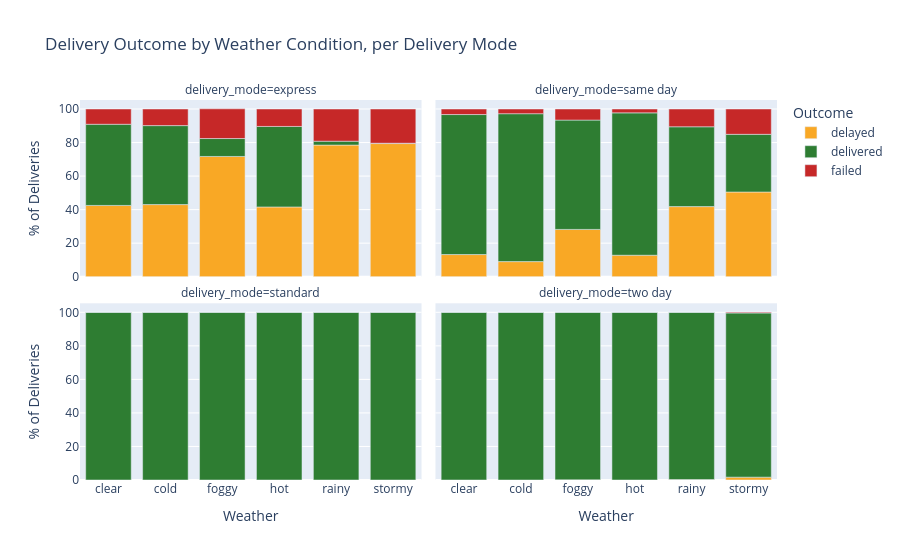

Notebook code cell kept with this figure:
### Markdown cell above
## Figure 7 -- Interactive Weather x Mode Breakdown (Dashboard-Ready)

A Plotly version of Figure 3 with hover interactivity, built for reuse
directly inside the Streamlit dashboard rather than as a
static report image.

### Code cell
interactive_fig = plotly_weather_mode_interactive(df)
interactive_fig.write_html(FIGURES_DIR / "fig07_weather_mode_interactive.html")
interactive_fig.show()

### Figure 1 — Plotly figure (JSON) as saved in the notebook; plotly's stock layout.template omitted (floating-point values rounded to 4 significant figures)
{"data": [{"hovertemplate": "Outcome=delayed<br>delivery_mode=express<br>Weather=%{x}<br>% of Deliveries=%{y}<extra></extra>", "legendgroup": "delayed", "marker": {"color": "#F9A825", "pattern": {"shape": ""}}, "name": "delayed", "orientation": "v", "showlegend": true, "textposition": "auto", "type": "bar", "x": ["clear", "cold", "foggy", "hot", "rainy", "stormy"], "xaxis": "x3", "y": [42.5, 43.0, 71.7, 41.6, 78.5, 79.4], "yaxis": "y3"}, {"hovertemplate": "Outcome=delayed<br>delivery_mode=same day<br>Weather=%{x}<br>% of Deliveries=%{y}<extra></extra>", "legendgroup": "delayed", "marker": {"color": "#F9A825", "pattern": {"shape": ""}}, "name": "delayed", "orientation": "v", "showlegend": false, "textposition": "auto", "type": "bar", "x": ["clear", "cold", "foggy", "hot", "rainy", "stormy"], "xaxis": "x4", "y": [13.2, 9.0, 28.2, 12.8, 41.8, 50.5], "yaxis": "y4"}, {"hovertemplate": "Outcome=delayed<br>delivery_mode=standard<br>Weather=%{x}<br>% of Deliveries=%{y}<extra></extra>", "legendgroup": "delayed", "marker": {"color": "#F9A825", "pattern": {"shape": ""}}, "name": "delayed", "orientation": "v", "showlegend": false, "textposition": "auto", "type": "bar", "x": ["clear", "cold", "foggy", "hot", "rainy", "stormy"], "xaxis": "x", "y": [0.0, 0.0, 0.0, 0.0, 0.0, 0.0], "yaxis": "y"}, {"hovertemplate": "Outcome=delayed<br>delivery_mode=two day<br>Weather=%{x}<br>% of Deliveries=%{y}<extra></extra>", "legendgroup": "delayed", "marker": {"color": "#F9A825", "pattern": {"shape": ""}}, "name": "delayed", "orientation": "v", "showlegend": false, "textposition": "auto", "type": "bar", "x": ["clear", "cold", "foggy", "hot", "rainy", "stormy"], "xaxis": "x2", "y": [0.0, 0.0, 0.1, 0.0, 0.3, 1.7], "yaxis": "y2"}, {"hovertemplate": "Outcome=delivered<br>delivery_mode=express<br>Weather=%{x}<br>% of Deliveries=%{y}<extra></extra>", "legendgroup": "delivered", "marker": {"color": "#2E7D32", "pattern": {"shape": ""}}, "name": "delivered", "orientation": "v", "showlegend": true, "textposition": "auto", "type": "bar", "x": ["clear", "cold", "foggy", "hot", "rainy", "stormy"], "xaxis": "x3", "y": [48.4, 47.1, 10.7, 48.0, 2.3, 0.2], "yaxis": "y3"}, {"hovertemplate": "Outcome=delivered<br>delivery_mode=same day<br>Weather=%{x}<br>% of Deliveries=%{y}<extra></extra>", "legendgroup": "delivered", "marker": {"color": "#2E7D32", "pattern": {"shape": ""}}, "name": "delivered", "orientation": "v", "showlegend": false, "textposition": "auto", "type": "bar", "x": ["clear", "cold", "foggy", "hot", "rainy", "stormy"], "xaxis": "x4", "y": [83.5, 88.2, 65.2, 84.9, 47.6, 34.4], "yaxis": "y4"}, {"hovertemplate": "Outcome=delivered<br>delivery_mode=standard<br>Weather=%{x}<br>% of Deliveries=%{y}<extra></extra>", "legendgroup": "delivered", "marker": {"color": "#2E7D32", "pattern": {"shape": ""}}, "name": "delivered", "orientation": "v", "showlegend": false, "textposition": "auto", "type": "bar", "x": ["clear", "cold", "foggy", "hot", "rainy", "stormy"], "xaxis": "x", "y": [100.0, 100.0, 100.0, 100.0, 100.0, 100.0], "yaxis": "y"}, {"hovertemplate": "Outcome=delivered<br>delivery_mode=two day<br>Weather=%{x}<br>% of Deliveries=%{y}<extra></extra>", "legendgroup": "delivered", "marker": {"color": "#2E7D32", "pattern": {"shape": ""}}, "name": "delivered", "orientation": "v", "showlegend": false, "textposition": "auto", "type": "bar", "x": ["clear", "cold", "foggy", "hot", "rainy", "stormy"], "xaxis": "x2", "y": [100.0, 100.0, 99.9, 100.0, 99.7, 97.9], "yaxis": "y2"}, {"hovertemplate": "Outcome=failed<br>delivery_mode=express<br>Weather=%{x}<br>% of Deliveries=%{y}<extra></extra>", "legendgroup": "failed", "marker": {"color": "#C62828", "pattern": {"shape": ""}}, "name": "failed", "orientation": "v", "showlegend": true, "textposition": "auto", "type": "bar", "x": ["clear", "cold", "foggy", "hot", "rainy", "stormy"], "xaxis": "x3", "y": [9.1, 9.9, 17.7, 10.4, 19.2, 20.4], "yaxis": "y3"}, {"hovertemplate": "Outcome=failed<br>delivery_mode=same day<br>Weather=%{x}<br>% of Deliveries=%{y}<extra></extra>", "legendgroup": "failed", "marker": {"color": "#C62828", "pattern": {"shape": ""}}, "name": "failed", "orientation": "v", "showlegend": false, "textposition": "auto", "type": "bar", "x": ["clear", "cold", "foggy", "hot", "rainy", "stormy"], "xaxis": "x4", "y": [3.3, 2.8, 6.6, 2.3, 10.6, 15.1], "yaxis": "y4"}, {"hovertemplate": "Outcome=failed<br>delivery_mode=standard<br>Weather=%{x}<br>% of Deliveries=%{y}<extra></extra>", "legendgroup": "failed", "marker": {"color": "#C62828", "pattern": {"shape": ""}}, "name": "failed", "orientation": "v", "showlegend": false, "textposition": "auto", "type": "bar", "x": ["clear", "cold", "foggy", "hot", "rainy", "stormy"], "xaxis": "x", "y": [0.0, 0.0, 0.0, 0.0, 0.0, 0.0], "yaxis": "y"}, {"hovertemplate": "Outcome=failed<br>delivery_mode=two day<br>Weather=%{x}<br>% of Deliveries=%{y}<extra></extra>", "legendgroup": "failed", "marker": {"color": "#C62828", "pattern": {"shape": ""}}, "name": "failed", "orientation": "v", "showlegend": false, "textposition": "auto", "type": "bar", "x": ["clear", "cold", "foggy", "hot", "rainy", "stormy"], "xaxis": "x2", "y": [0.0, 0.0, 0.0, 0.0, 0.0, 0.5], "yaxis": "y2"}], "layout": {"annotations": [{"font": {}, "showarrow": false, "text": "delivery_mode=standard", "x": 0.245, "xanchor": "center", "xref": "paper", "y": 0.465, "yanchor": "bottom", "yref": "paper"}, {"font": {}, "showarrow": false, "text": "delivery_mode=two day", "x": 0.755, "xanchor": "center", "xref": "paper", "y": 0.465, "yanchor": "bottom", "yref": "paper"}, {"font": {}, "showarrow": false, "text": "delivery_mode=express", "x": 0.245, "xanchor": "center", "xref": "paper", "y": 1.0, "yanchor": "bottom", "yref": "paper"}, {"font": {}, "showarrow": false, "text": "delivery_mode=same day", "x": 0.755, "xanchor": "center", "xref": "paper", "y": 1.0, "yanchor": "bottom", "yref": "paper"}], "barmode": "relative", "legend": {"title": {"text": "Outcome"}, "tracegroupgap": 0}, "title": {"text": "Delivery Outcome by Weather Condition, per Delivery Mode"}, "xaxis": {"anchor": "y", "domain": [0, 0.49], "title": {"text": "Weather"}}, "xaxis2": {"anchor": "y2", "domain": [0.51, 1], "matches": "x", "title": {"text": "Weather"}}, "xaxis3": {"anchor": "y3", "domain": [0, 0.49], "matches": "x", "showticklabels": false}, "xaxis4": {"anchor": "y4", "domain": [0.51, 1], "matches": "x", "showticklabels": false}, "yaxis": {"anchor": "x", "domain": [0, 0.465], "title": {"text": "% of Deliveries"}}, "yaxis2": {"anchor": "x2", "domain": [0, 0.465], "matches": "y", "showticklabels": false}, "yaxis3": {"anchor": "x3", "domain": [0.535, 1.0], "matches": "y", "title": {"text": "% of Deliveries"}}, "yaxis4": {"anchor": "x4", "domain": [0.535, 1.0], "matches": "y", "showticklabels": false}}}
